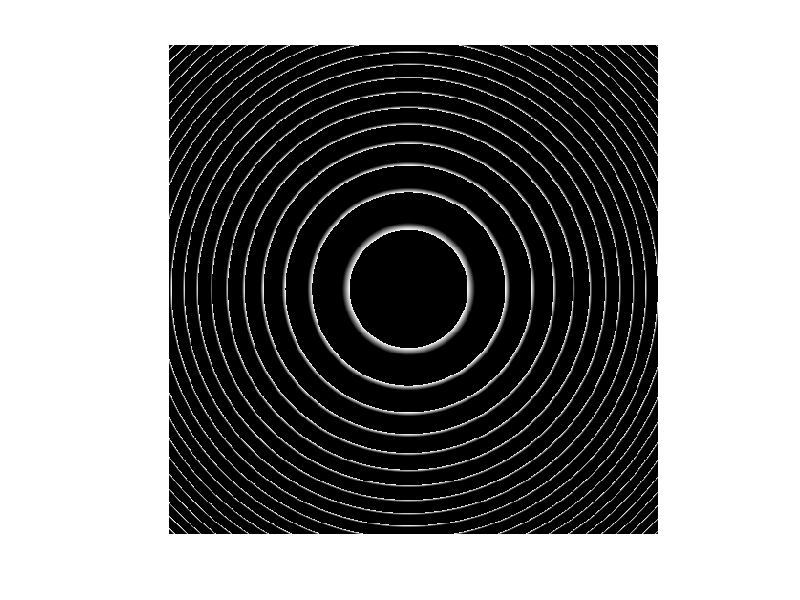

Here is the MATLAB script that generated this plot:
%By: Christianlly B. Cena
%This program utilized the Gerchberg-Saxton algorithm to develop holograms
%Initializing Parameters
Nx=512;%row
Ny=512;%column
L=2; %
k=0.01;
lambda=640;%wavelength
f=5;%focal length
for x = 1:Nx % Double loop to calculate the phase of each pixel
    for y = 1:Ny
        x0 = Nx/2; % locating the center of the image in the x coordinate
        y0 = Ny/2;  %locating the center of the image in the y coordinate
        xr=x-x0;
        yr=y-y0;
        r0=(xr^2+yr^2);
        r=sqrt(xr^2+yr^2); % radial coordinate
        phi=atan2(yr,xr);  % angular coordinate
        
        dpp=(L*angle(x+(i*y)))+(k*x)+((pi/(lambda*f))*r0);
        r1=mod(dpp,2*pi);
        
        r1=1-r1;
        for i=1:3
            C(y,x,i) = r1; %pixel, 3 colors
        end
        end
    end
    figure;
    imshow(C)
